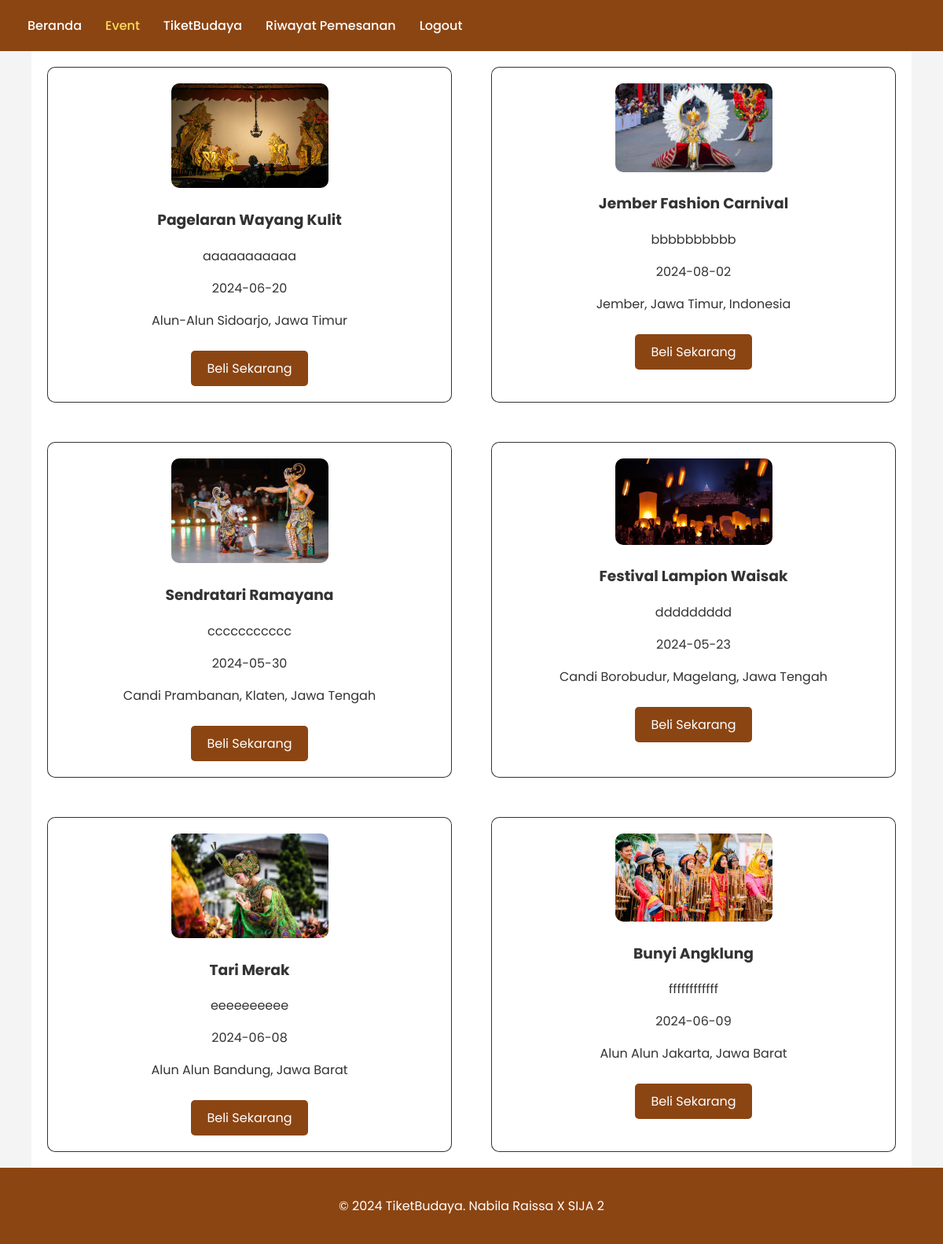
The app's page /user/event.php with its own data.
### tables this page shows
CREATE TABLE `event` (
  `Id_event` int(11) NOT NULL,
  `nama_event` varchar(300) NOT NULL,
  `tanggal_event` date NOT NULL,
  `lokasi_event` varchar(200) NOT NULL,
  `deskripsi` varchar(1000) NOT NULL,
  `foto` varchar(1000) NOT NULL,
  `harga` varchar(50) NOT NULL,
  `jumlah_stok` varchar(100) NOT NULL
);

### user/event.php (the view, shortened to what this page needs)
<!DOCTYPE html>
<html lang="en">
    <head>
        <link rel="stylesheet" href="budaya.css">
        <link rel="stylesheet" href="https://unpkg.com/boxicons@latest/css/boxicons.min.css">
    </head>
    <body>
    <header>
        <ul class="navlist">
            <li><a href="index.php">Beranda</a></li>
            <li><a href="event.php" class="active">Event</a></li>
            <li><a href="tiket.php">TiketBudaya</a></li>
            <li><a href="riwayat.php">Riwayat Pemesanan</a></li>
            <li><a href="../beranda.php">Logout</a></li>
        </ul>
    </header>
    <div class="grid-container">
        <?php
        include ('../koneksi.php');
        $result = mysqli_query($mysqli, "SELECT * FROM event") or die (mysqli_error($mysqli));
        while($data = mysqli_fetch_array($result)){
            ?>
            <div class="grid-item">
                <img src="<?php echo $data['foto'] ?>">
                <strong><h3><?php echo $data['nama_event']; ?></h3></strong>
                <p><?php echo $data['deskripsi']; ?></p>
                <p><?php echo $data['tanggal_event']; ?></p>
                <p><?php echo $data['lokasi_event']; ?></p>
                <a href="tiket.php?Id_event=<?php echo $data['Id_event'];?>" class="btn">Beli Sekarang</a>
            </div>
        <?php } ?>
    </div>
    <footer>
        <p>&copy; 2024 TiketBudaya. Nabila Raissa X SIJA 2</p>
    </footer>
    </body>
</html>

### user/budaya.css (style rules this page uses)
body { font-family: 'Poppins', sans-serif; margin: 0; padding: 0; background-color: #f4f4f4; color: #333; display: flex; flex-direction: column; min-height: 100vh; }
header { display: flex; justify-content: space-between; align-items: center; padding: 20px; background-color: #8b4513; color: #fff; }
.navlist { list-style: none; display: flex; margin: 0; padding: 0; }
.navlist li { margin: 0 15px; }
.navlist li a { text-decoration: none; color: #fff; font-weight: 500; }
.navlist li a.active, .navlist li a:hover { color: #ffdd57; }
.grid-container { display: grid; gap: 50px; grid-template-columns: repeat(auto-fill, minmax(400px, 1fr)); background-color: #fff; padding: 20px; width: 90%; margin: auto; flex: 1; }
.grid-item { background-color: rgba(255, 255, 255, 0.8); border: 1px solid rgba(0, 0, 0, 0.8); padding: 20px; font-size: 1rem; text-align: center; border-radius: 10px; }
.grid-item img { width: 100%; max-width: 200px; border-radius: 10px; }
.grid-item .btn { display: inline-block; padding: 10px 20px; margin-top: 10px; background-color: #8b4513; color: #fff; text-decoration: none; border-radius: 5px; transition: background-color 0.3s; }
footer { background-color: #8b4513; color: #fff; text-align: center; padding: 20px 0; position: relative; width: 100%; clear: both; margin-top: auto; }

### records on screen
event: foto (picture), nama_event "Pagelaran Wayang Kulit", deskripsi "aaaaaaaaaaa", tanggal_event "2024-06-20", lokasi_event "Alun-Alun Sidoarjo, Jawa Timur"
event: foto (picture), nama_event "Jember Fashion Carnival", deskripsi "bbbbbbbbbb", tanggal_event "2024-08-02", lokasi_event "Jember, Jawa Timur, Indonesia"
event: foto (picture), nama_event "Sendratari Ramayana", deskripsi "ccccccccccc", tanggal_event "2024-05-30", lokasi_event "Candi Prambanan, Klaten, Jawa Tengah"
event: foto (picture), nama_event "Festival Lampion Waisak", deskripsi "ddddddddd", tanggal_event "2024-05-23", lokasi_event "Candi Borobudur, Magelang, Jawa Tengah"
event: foto (picture), nama_event "Tari Merak", deskripsi "eeeeeeeeee", tanggal_event "2024-06-08", lokasi_event "Alun Alun Bandung, Jawa Barat"
event: foto (picture), nama_event "Bunyi Angklung", deskripsi "ffffffffffff", tanggal_event "2024-06-09", lokasi_event "Alun Alun Jakarta, Jawa Barat"
